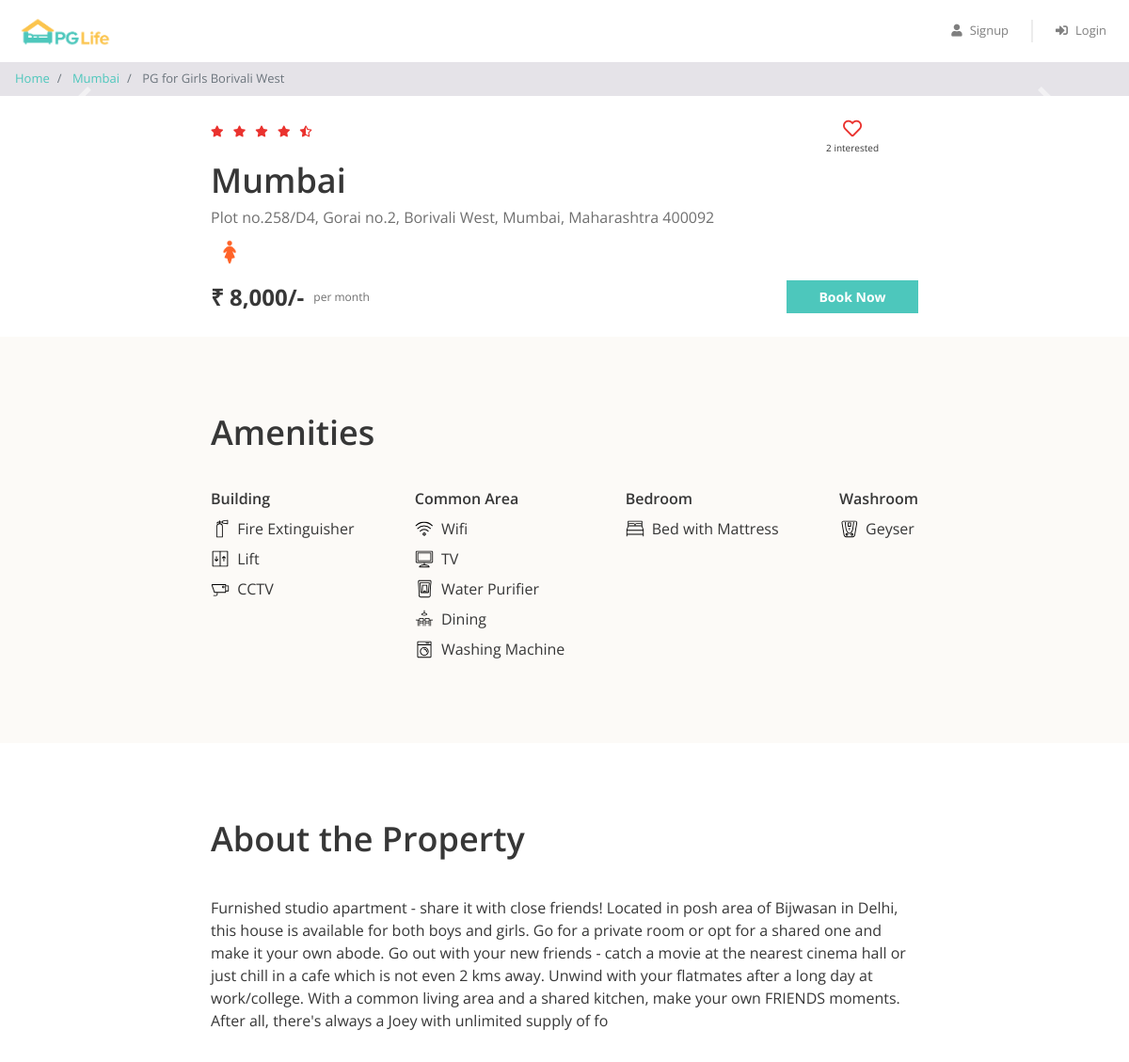
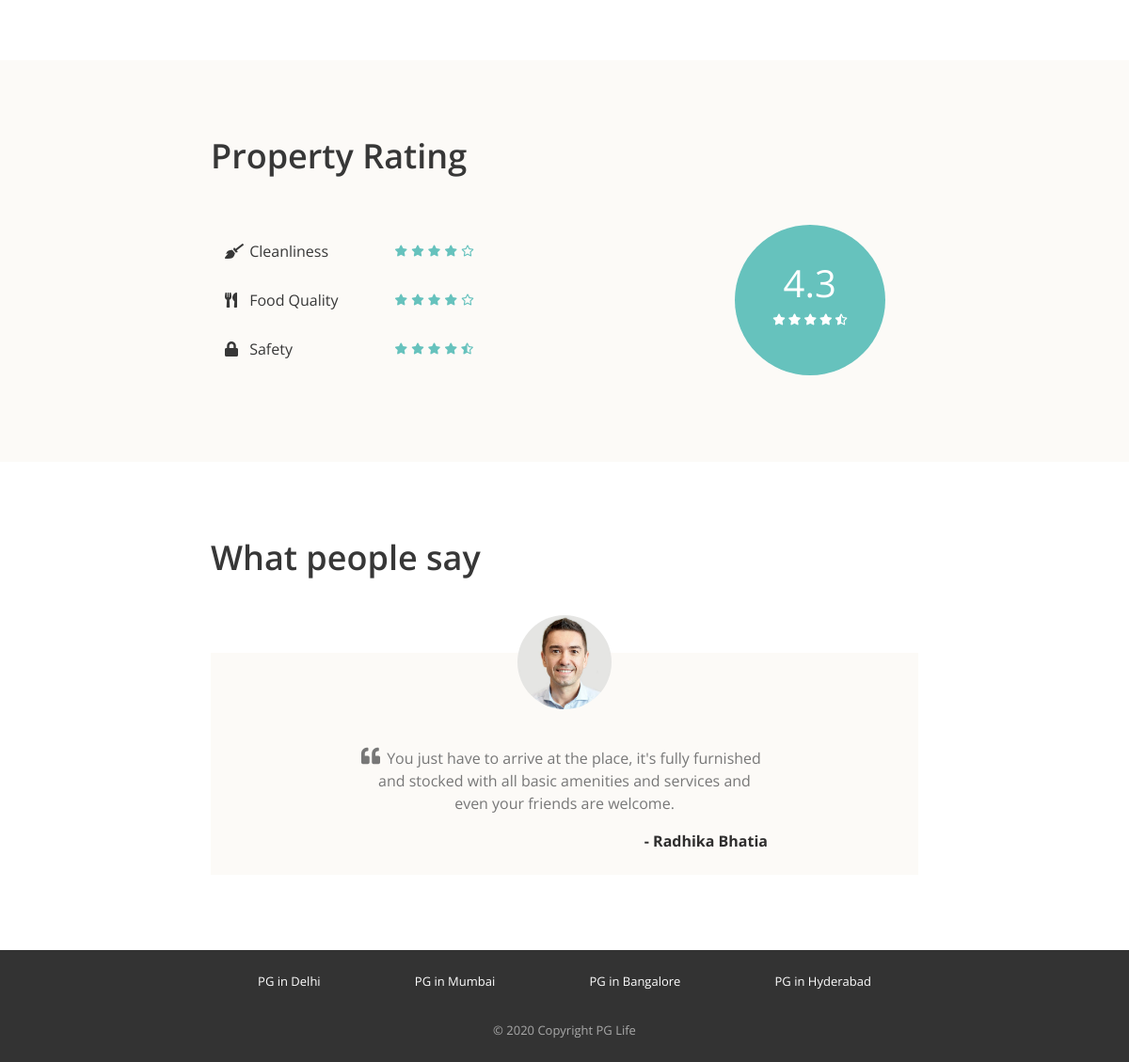
Page /property_detail.php?property_id=4 on the committed database (2 pictures, top to bottom).
### tables this page shows
CREATE TABLE `properties` (
  `Id` int(11) NOT NULL,
  `City_id` int(11) NOT NULL,
  `Name` varchar(255) NOT NULL,
  `Address` varchar(255) NOT NULL,
  `Description` varchar(550) NOT NULL,
  `Gender` varchar(11) NOT NULL,
  `Rent` int(11) NOT NULL,
  `Rating_clean` float(2,1) NOT NULL,
  `Rating_food` float(2,1) NOT NULL,
  `rating_safety` float(2,1) NOT NULL
);

CREATE TABLE `cities` (
  `Id` int(11) NOT NULL,
  `Name` varchar(255) NOT NULL
);

CREATE TABLE `amenities` (
  `Id` int(11) NOT NULL,
  `Name` varchar(255) NOT NULL,
  `Type` varchar(255) NOT NULL,
  `Icon` varchar(255) NOT NULL
);

CREATE TABLE `testimonials` (
  `Id` int(11) NOT NULL,
  `property_id` int(11) DEFAULT NULL,
  `user_name` varchar(255) DEFAULT NULL,
  `content` varchar(255) NOT NULL
);

### property_detail.php (the view, shortened to what this page needs)
<?php
require "includes/database_connect.php";
$property_id = $_GET["property_id"];
$sql_1 = "SELECT *, p.id AS property_id, p.name AS property_name, c.name AS city_name
            FROM properties p
            INNER JOIN cities c ON p.city_id = c.id
            WHERE p.id = $property_id";
$result_1 = mysqli_query($conn, $sql_1);
$property = mysqli_fetch_assoc($result_1);
$sql_2 = "SELECT * FROM testimonials WHERE property_id = $property_id";
$result_2 = mysqli_query($conn, $sql_2);
$testimonials = mysqli_fetch_all($result_2, MYSQLI_ASSOC);
$sql_3 = "SELECT a.*
            FROM amenities a
            INNER JOIN properties_amenities pa ON a.id = pa.amenity_id
            WHERE pa.property_id = $property_id";
$result_3 = mysqli_query($conn, $sql_3);
$amenities = mysqli_fetch_all($result_3, MYSQLI_ASSOC);
$sql_4 = "SELECT * FROM interested_users_properties WHERE property_id = $property_id";
$result_4 = mysqli_query($conn, $sql_4);
$interested_users_count = mysqli_num_rows($result_4);
?>
 <!DOCTYPE html>
<html lang="en">
<head>
    <?php
    include "includes/head_links.php";
    ?>
    <link href="css/property_detail.css" rel="stylesheet" />
</head>
<body>
   <?php
   include "includes/header.php";
   ?>
    <nav aria-label="breadcrumb">
        <ol class="breadcrumb py-2">
            <li class="breadcrumb-item">
                <a href="index.php">Home</a>
            </li>
            <li class="breadcrumb-item">
            <a href="property_list.php?city=<?= $property['city_name']; ?>"><?= $property['city_name']; ?></a>
            </li>
            <li class="breadcrumb-item active" aria-current="page">
            <?= $property['property_name']; ?>
            </li>
        </ol>
    </nav>
    <div id="property-images" class="carousel slide" data-ride="carousel">
        <a class="carousel-control-prev" href="#property-images" role="button" data-slide="prev">
            <span class="carousel-control-prev-icon" aria-hidden="true"></span>
        </a>
        <a class="carousel-control-next" href="#property-images" role="button" data-slide="next">
            <span class="carousel-control-next-icon" aria-hidden="true"></span>
        </a>
    </div>
    <div class="property-summary page-container">
        <div class="row no-gutters justify-content-between">
        <?php
            $total_rating = ($property['Rating_clean'] + $property['Rating_food'] + $property['rating_safety']) / 3;
            $total_rating = round($total_rating, 1);
            ?>
            <div class="star-container" title="<?= $total_rating ?>">
            <?php
                $rating = $total_rating;
                for ($i = 0; $i < 5; $i++) {
                    if ($rating >= $i + 0.8) {
                ?>
                        <i class="fas fa-star"></i>
                    <?php
                    } elseif ($rating >= $i + 0.3) {
                    ?>
                        <i class="fas fa-star-half-alt"></i>
                    <?php
                    } else {
                    ?>
                        <i class="far fa-star"></i>
                <?php
                    }
                }
                ?>
            </div>
            <div class="interested-container">
            <?php
                $is_interested = false;
                if ($is_interested) {
                ?>
                    <i class="is-interested-image fas fa-heart"></i>
                <?php
                } else {
                ?>
                    <i class="is-interested-image far fa-heart"></i>
                <?php
                }
                ?>
                <div class="interested-text">
                    <span class="interested-user-count"><?= $interested_users_count ?></span> interested
                </div>
            </div>
        </div>
        <div class="detail-container">
            <div class="property-name"><?= $property['Name'] ?></div>
            <div class="property-address"><?= $property['Address'] ?></div>
            <div class="property-gender">
            <?php
                if ($property['Gender'] == "male") {
                ?>
                    <img src="img/male.png">
                <?php
                } elseif ($property['Gender'] == "female") {
                ?>
                    <img src="img/female.png">
                <?php
                } else {
                ?>
                    <img src="img/unisex.png">
                <?php
                }
                ?>
            </div>
        </div>
        <div class="row no-gutters">
            <div class="rent-container col-6">
                <div class="rent">₹ <?= number_format($property['Rent']) ?>/-</div>
                <div class="rent-unit">per month</div>
            </div>
            <div class="button-container col-6">
                <a href="#" class="btn btn-primary">Book Now</a>
            </div>
        </div>
    </div>
    <div class="property-amenities">
        <div class="page-container">
            <h1>Amenities</h1>
            <div class="row justify-content-between">
                <div class="col-md-auto">
                    <h5>Building</h5>
                    <?php
                    foreach ($amenities as $amenity) {
                        if ($amenity['Type'] == "Building") {
                    ?>
                            <div class="amenity-container">
                                <img src="img/amenities/<?= $amenity['Icon'] ?>.svg" alt="<?= $amenity['Name'] ?>">
                                <span><?= $amenity['Name'] ?></span>
                            </div>
                    <?php
                        }
                    }
                    ?>
                </div>
                <div class="col-md-auto">
                    <h5>Common Area</h5>
                    <?php
                    foreach ($amenities as $amenity) {
                        if ($amenity['Type'] == "Common Area") {
                    ?>
                            <div class="amenity-container">
                                <img src="img/amenities/<?= $amenity['Icon'] ?>.svg">
                                <span><?= $amenity['Name'] ?></span>
                            </div>
                    <?php
                        }
                    }
                    ?>
                </div>
                <div class="col-md-auto">
                    <h5>Bedroom</h5>
                    <?php
                    foreach ($amenities as $amenity) {
                        if ($amenity['Type'] == "Bedroom") {
                    ?>
                            <div class="amenity-container">
                                <img src="img/amenities/<?= $amenity['Icon'] ?>.svg">
                                <span><?= $amenity['Name'] ?></span>
                            </div>
                    <?php
                        }
                    }
                    ?>
                </div>
                <div class="col-md-auto">
                    <h5>Washroom</h5>
                    <?php
                    foreach ($amenities as $amenity) {
                        if ($amenity['Type'] == "Washroom") {
                    ?>
                            <div class="amenity-container">
                                <img src="img/amenities/<?= $amenity['Icon'] ?>.svg">
                                <span><?= $amenity['Name'] ?></span>
                            </div>
                    <?php
                        }
                    }
                    ?>
                </div>
            </div>
        </div>
    </div>
    <div class="property-about page-container">
        <h1>About the Property</h1>
        <p><?= $property['Description'] ?></p>
    </div>
    <div class="property-rating">
        <div class="page-container">
            <h1>Property Rating</h1>
            <div class="row align-items-center justify-content-between">
                <div class="col-md-6">
                    <div class="rating-criteria row">
                        <div class="col-6">
                            <i class="rating-criteria-icon fas fa-broom"></i>
                            <span class="rating-criteria-text">Cleanliness</span>
                        </div>
                        <div class="rating-criteria-star-container col-6" title="<?= $property['Rating_clean'] ?>">
                        <?php
                            $rating = $property['Rating_clean'];
                            for ($i = 0; $i < 5; $i++) {
                                if ($rating >= $i + 0.8) {
                            ?>
                                    <i class="fas fa-star"></i>
                                <?php
                                } elseif ($rating >= $i + 0.3) {
                                ?>
                                    <i class="fas fa-star-half-alt"></i>
                                <?php
                                } else {
                                ?>
                                    <i class="far fa-star"></i>
                            <?php
                                }
                            }
                            ?>
                        </div>
                    </div>
                    <div class="rating-criteria row">
                        <div class="col-6">
                            <i class="rating-criteria-icon fas fa-utensils"></i>
                            <span class="rating-criteria-text">Food Quality</span>
                        </div>
                        <div class="rating-criteria-star-container col-6" title="<?= $property['Rating_food'] ?>">
                        <?php
                            $rating = $property['Rating_food'];
                            for ($i = 0; $i < 5; $i++) {
                                if ($rating >= $i + 0.8) {
                            ?>
                                    <i class="fas fa-star"></i>
                                <?php
                                } elseif ($rating >= $i + 0.3) {
                                ?>
                                    <i class="fas fa-star-half-alt"></i>
                                <?php
                                } else {
                                ?>
                                    <i class="far fa-star"></i>
                            <?php
                                }
                            }
                            ?>
                        </div>
                    </div>
                    <div class="rating-criteria row">
                        <div class="col-6">
                            <i class="rating-criteria-icon fa fa-lock"></i>
                            <span class="rating-criteria-text">Safety</span>
                        </div>
                        <div class="rating-criteria-star-container col-6" title="<?= $property['rating_safety'] ?>">
                        <?php
                            $rating = $property['rating_safety'];
                            for ($i = 0; $i < 5; $i++) {
                                if ($rating >= $i + 0.8) {
                            ?>
                                    <i class="fas fa-star"></i>
                                <?php
                                } elseif ($rating >= $i + 0.3) {
                                ?>
                                    <i class="fas fa-star-half-alt"></i>
                                <?php
                                } else {
                                ?>
                                    <i class="far fa-star"></i>
                            <?php
                                }
                            }
                            ?>
                        </div>
                    </div>
                </div>
                <div class="col-md-4">
                    <div class="rating-circle">
                    <?php
                        $total_rating = ($property['Rating_clean'] + $property['Rating_food'] + $property['rating_safety']) / 3;
                        $total_rating = round($total_rating, 1);
                        ?>
                        <div class="total-rating"><?= $total_rating ?></div>
                        <div class="rating-circle-star-container">
                            <?php
                            $rating = $total_rating;
                            for ($i = 0; $i < 5; $i++) {
                                if ($rating >= $i + 0.8) {
                            ?>
                                    <i class="fas fa-star"></i>
                                <?php
                                } elseif ($rating >= $i + 0.3) {
                                ?>
                                    <i class="fas fa-star-half-alt"></i>
                                <?php
                                } else {
                                ?>
                                    <i class="far fa-star"></i>
                            <?php
                                }
                            }
                            ?>
                        </div>
                    </div>
                </div>
            </div>
        </div>
    </div>
    <div class="property-testimonials page-container">
        <h1>What people say</h1>
        <?php
        foreach ($testimonials as $testimonial) {
        ?>
        <div class="testimonial-block">
            <div class="testimonial-image-container">
                <img class="testimonial-img" src="img/man.png">
            </div>
            <div class="testimonial-text">
                <i class="fa fa-quote-left" aria-hidden="true"></i>
                <p><?= $testimonial['content'] ?></p>
            </div>
            <div class="testimonial-name">- <?= $testimonial['user_name'] ?></div>
        </div>
        <?php
        }
        ?>
    </div>
    <?php
    include "includes/footer.php";
    ?>
</body>
</html>

### rows in the picture
properties: City.Name "Mumbai", Name "PG for Girls Borivali West", Address "Plot no.258/D4, Gorai no.2, Borivali West, Mumbai, Maharashtra 400092", Rent "8,000", Description "Furnished studio apartment - share it with close friends! Located in posh area of Bijwasan in Delhi, this house is available for both boys and girls. Go for a private room or opt for a shared one and make it your own abode. Go out with your new friends - catch a movie at the nearest cinema hall or just chill in a cafe which is not even 2 kms away. Unwind with your flatmates after a long day at work/college. With a common living area and a shared kitchen, make your own FRIENDS moments. After all, there's always a Joey with unlimited supply of fo", total_rating "4.3"
amenities: Icon (picture), Name "Fire Extinguisher"
amenities: Icon (picture), Name "Lift"
amenities: Icon (picture), Name "CCTV"
amenities: Icon (picture), Name "Wifi"
amenities: shows a picture, Name "TV"
amenities: Icon (picture), Name "Water Purifier"
amenities: Icon (picture), Name "Dining"
amenities: Icon (picture), Name "Washing Machine"
amenities: Name "Bed with Mattress"
amenities: Icon (picture), Name "Geyser"
testimonials: content "You just have to arrive at the place, it's fully furnished and stocked with all basic amenities and services and even your friends are welcome.", user_name "Radhika Bhatia"

### other values in the picture
$interested_users_count "2"
